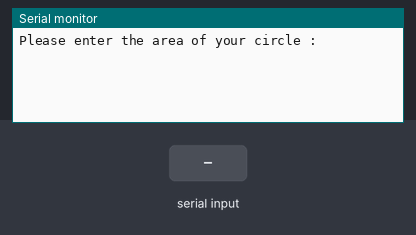
The sketch below on a simulated Arduino Uno, built with avr-gcc and run on an emulated ATmega328P. Parts: the last lines printed to the serial monitor. The inputs (shaded band) are chosen by the test bench.

Above: at 1.2 s.
1.3 s: "90,45\n" received over Serial
At 2.2 s:
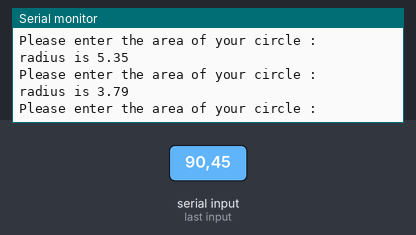
2.8 s: "30,150\n" received over Serial
At 5.1 s:
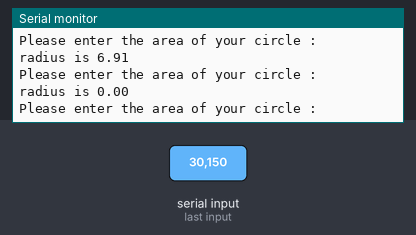
Timing chart, 0 to 6.6 s (numbered marks = the images above; inputs shaded):
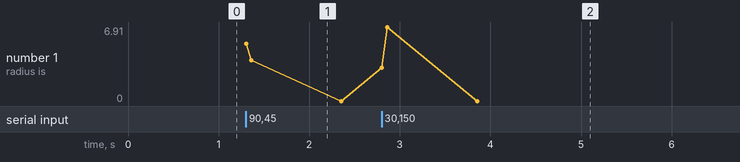

The sketch:

passcode_input_serial_moniter.ino
```cpp
float radius;
float area;
float pi = 3.14;
String msg = ("Please enter the area of your circle : ");
String msg2 = "radius is ";

void setup() {
  // put your setup code here, to run once:
Serial.begin(9600);


}

void loop() {
  // put your main code here, to run repeatedly:
Serial.println(msg);

while (Serial.available() == 0){

}


area = Serial.parseFloat ();
radius = sqrt(area/pi);
Serial.print(msg2);
Serial.println(radius);


}
```

Measured:
- after the input at 1.3 s, the serial monitor: prints a new line at once (image 1)
- after the input at 2.8 s, the serial monitor: prints a new line at once (image 2)
